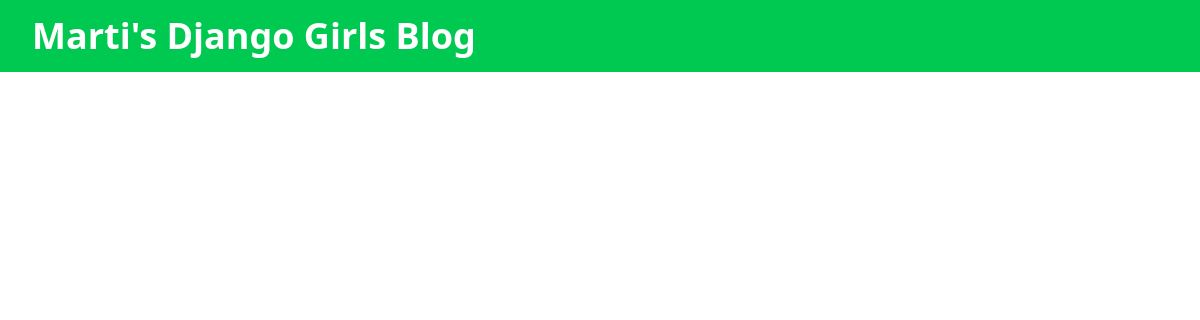
/, run on an earlier commit of the app's database.
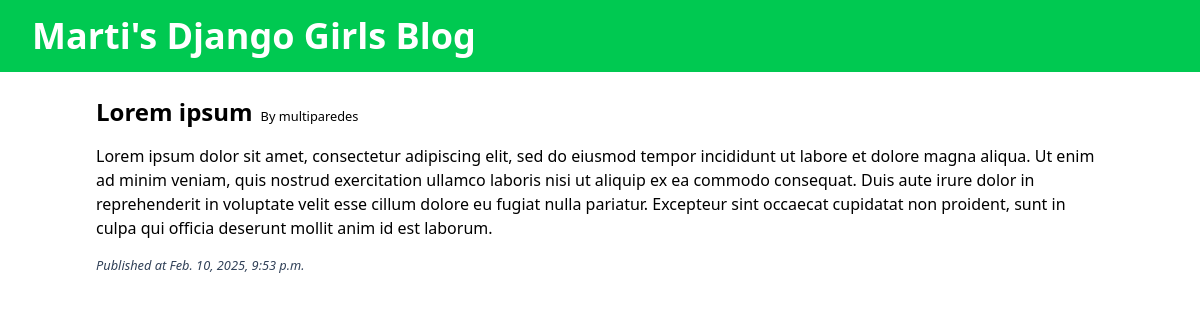
And on a later commit of the database.
### blog/models.py (models this page shows, shortened)
class Post(models.Model):
    author = models.ForeignKey(settings.AUTH_USER_MODEL, on_delete=models.CASCADE)
    title = models.CharField(max_length=200)
    text = models.TextField()
    created_date = models.DateTimeField(
        default=timezone.now)
    published_date = models.DateTimeField(
        blank=True, null=True)

### blog/views.py (the view)
# urls.py: path('', views.post_list, name='post_list'),
def post_list(request):
    posts = Post.objects.filter(published_date__lte=timezone.now()).order_by('published_date')
    return render(request, 'blog/post_list.html', {'posts': posts})

### blog/templates/blog/post_list.html (shortened to what this page needs)
{% extends 'blog/base.html' %}
{% block content %}
    {% for post in posts %}
        <div>
            <div class="flex flex-col align-contents-center gap-4">
                <div class="flex gap-2 items-baseline">
                <h2 class="text-2xl font-semibold"><a href="{% url 'post_detail' pk=post.pk %}">{{post.title}}</a></h2>
                <small>By {{post.author}}</small>
                </div>
                <p>{{post.text|linebreaksbr}}</p>
                <small class="text-slate-700 italic">Published at {{post.published_date}}</small>
            </div>
        </div>
    {% endfor %}
{% endblock %}

What changed in the data, as far as the page shows it:
added Post: title "Lorem ipsum", author "multiparedes", text "Lorem ipsum dolor sit amet, consectetur adipiscing elit, sed do eiusmod tempor incididunt ut labore et dolore magna aliqua. Ut enim ad minim veniam, quis nostrud exercitation ullamco laboris nisi ut aliquip ex ea commodo consequat. Duis aute irure dolor in reprehenderit in voluptate velit esse cillum dolore eu fugiat nulla pariatur. Excepteur sint occaecat cupidatat non proident, sunt in culpa qui officia deserunt mollit anim id est laborum.", published_date "Feb. 10, 2025, 9:53 p.m."
